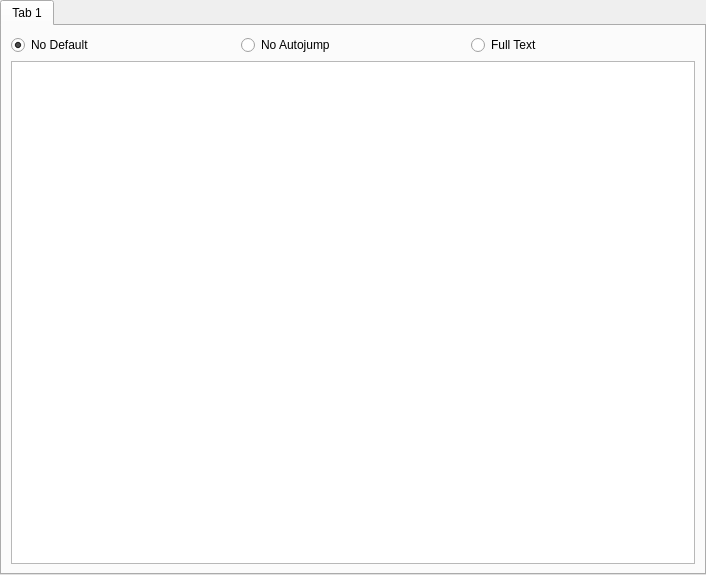
<?xml version="1.0" encoding="UTF-8"?>
<ui version="4.0">
 <class>DefaultGameOptionsPage</class>
 <widget class="QWidget" name="DefaultGameOptionsPage">
  <property name="geometry">
   <rect>
    <x>0</x>
    <y>0</y>
    <width>706</width>
    <height>575</height>
   </rect>
  </property>
  <layout class="QGridLayout" name="gridLayout">
   <property name="leftMargin">
    <number>0</number>
   </property>
   <property name="topMargin">
    <number>0</number>
   </property>
   <property name="rightMargin">
    <number>0</number>
   </property>
   <property name="bottomMargin">
    <number>0</number>
   </property>
   <item row="0" column="0">
    <widget class="QTabWidget" name="tabWidget">
     <property name="currentIndex">
      <number>0</number>
     </property>
     <widget class="QWidget" name="tab">
      <property name="sizePolicy">
       <sizepolicy hsizetype="Preferred" vsizetype="Preferred">
        <horstretch>0</horstretch>
        <verstretch>0</verstretch>
       </sizepolicy>
      </property>
      <attribute name="title">
       <string notr="true">Tab 1</string>
      </attribute>
      <layout class="QGridLayout" name="gridLayout_2">
       <item row="1" column="0">
        <widget class="QRadioButton" name="radioDisabled">
         <property name="text">
          <string>No Default</string>
         </property>
         <property name="checked">
          <bool>true</bool>
         </property>
         <attribute name="buttonGroup">
          <string notr="true">defaultOptionsMode</string>
         </attribute>
        </widget>
       </item>
       <item row="1" column="1">
        <widget class="QRadioButton" name="radioNoAutojump">
         <property name="text">
          <string>No Autojump</string>
         </property>
         <attribute name="buttonGroup">
          <string notr="true">defaultOptionsMode</string>
         </attribute>
        </widget>
       </item>
       <item row="1" column="2">
        <widget class="QRadioButton" name="radioFullText">
         <property name="text">
          <string>Full Text</string>
         </property>
         <attribute name="buttonGroup">
          <string notr="true">defaultOptionsMode</string>
         </attribute>
        </widget>
       </item>
       <item row="2" column="0" colspan="3">
        <widget class="QTextEdit" name="textEdit"/>
       </item>
      </layout>
     </widget>
    </widget>
   </item>
  </layout>
 </widget>
 <tabstops>
  <tabstop>tabWidget</tabstop>
  <tabstop>radioDisabled</tabstop>
  <tabstop>radioNoAutojump</tabstop>
  <tabstop>radioFullText</tabstop>
  <tabstop>textEdit</tabstop>
 </tabstops>
 <resources/>
 <connections/>
 <buttongroups>
  <buttongroup name="defaultOptionsMode"/>
 </buttongroups>
</ui>
